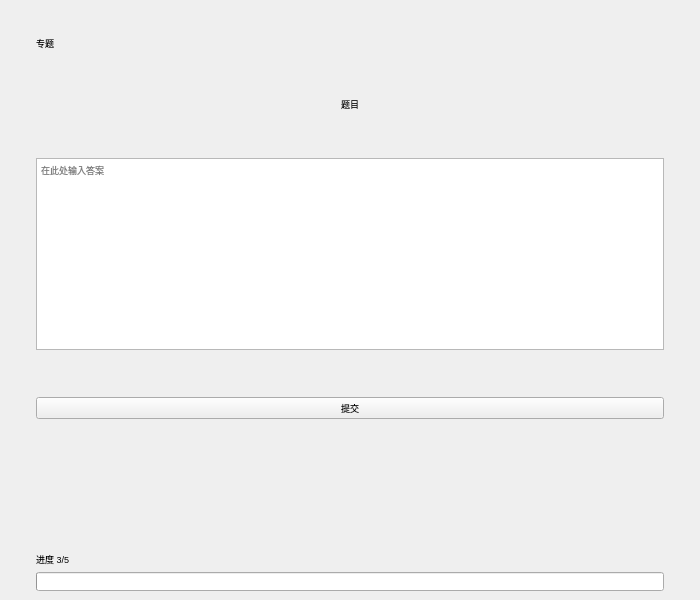
<?xml version="1.0" encoding="UTF-8"?>
<ui version="4.0">
 <class>PageTest</class>
 <widget class="QWidget" name="PageTest">
  <property name="geometry">
   <rect>
    <x>0</x>
    <y>0</y>
    <width>700</width>
    <height>600</height>
   </rect>
  </property>
  <property name="font">
   <font>
    <pointsize>7</pointsize>
   </font>
  </property>
  <property name="windowTitle">
   <string>Form</string>
  </property>
  <layout class="QVBoxLayout" name="verticalLayout">
   <property name="leftMargin">
    <number>36</number>
   </property>
   <property name="topMargin">
    <number>36</number>
   </property>
   <property name="rightMargin">
    <number>36</number>
   </property>
   <property name="bottomMargin">
    <number>9</number>
   </property>
   <item>
    <widget class="SubtitleLabel" name="titleLabel">
     <property name="text">
      <string>专题</string>
     </property>
    </widget>
   </item>
   <item>
    <spacer name="verticalSpacer_3">
     <property name="orientation">
      <enum>Qt::Vertical</enum>
     </property>
     <property name="sizeHint" stdset="0">
      <size>
       <width>20</width>
       <height>40</height>
      </size>
     </property>
    </spacer>
   </item>
   <item>
    <widget class="TitleLabel" name="questionLabel">
     <property name="text">
      <string>题目</string>
     </property>
     <property name="alignment">
      <set>Qt::AlignCenter</set>
     </property>
    </widget>
   </item>
   <item>
    <spacer name="verticalSpacer_4">
     <property name="orientation">
      <enum>Qt::Vertical</enum>
     </property>
     <property name="sizeHint" stdset="0">
      <size>
       <width>20</width>
       <height>40</height>
      </size>
     </property>
    </spacer>
   </item>
   <item>
    <widget class="TextEdit" name="answerEdit">
     <property name="sizePolicy">
      <sizepolicy hsizetype="Expanding" vsizetype="Expanding">
       <horstretch>0</horstretch>
       <verstretch>0</verstretch>
      </sizepolicy>
     </property>
     <property name="minimumSize">
      <size>
       <width>0</width>
       <height>100</height>
      </size>
     </property>
     <property name="maximumSize">
      <size>
       <width>16777215</width>
       <height>200</height>
      </size>
     </property>
     <property name="placeholderText">
      <string>在此处输入答案</string>
     </property>
    </widget>
   </item>
   <item>
    <spacer name="verticalSpacer_2">
     <property name="orientation">
      <enum>Qt::Vertical</enum>
     </property>
     <property name="sizeHint" stdset="0">
      <size>
       <width>20</width>
       <height>40</height>
      </size>
     </property>
    </spacer>
   </item>
   <item>
    <widget class="TransparentPushButton" name="enterButton">
     <property name="text">
      <string>提交</string>
     </property>
    </widget>
   </item>
   <item>
    <spacer name="verticalSpacer">
     <property name="orientation">
      <enum>Qt::Vertical</enum>
     </property>
     <property name="sizeHint" stdset="0">
      <size>
       <width>20</width>
       <height>40</height>
      </size>
     </property>
    </spacer>
   </item>
   <item>
    <widget class="BodyLabel" name="progressLabel">
     <property name="minimumSize">
      <size>
       <width>0</width>
       <height>100</height>
      </size>
     </property>
     <property name="maximumSize">
      <size>
       <width>16777215</width>
       <height>100</height>
      </size>
     </property>
     <property name="text">
      <string>进度 3/5</string>
     </property>
     <property name="alignment">
      <set>Qt::AlignBottom|Qt::AlignLeading|Qt::AlignLeft</set>
     </property>
    </widget>
   </item>
   <item>
    <widget class="ProgressBar" name="progressBar"/>
   </item>
  </layout>
 </widget>
 <customwidgets>
  <customwidget>
   <class>PushButton</class>
   <extends>QPushButton</extends>
   <header>qfluentwidgets</header>
  </customwidget>
  <customwidget>
   <class>TransparentPushButton</class>
   <extends>PushButton</extends>
   <header>qfluentwidgets</header>
  </customwidget>
  <customwidget>
   <class>BodyLabel</class>
   <extends>QLabel</extends>
   <header>qfluentwidgets</header>
  </customwidget>
  <customwidget>
   <class>SubtitleLabel</class>
   <extends>QLabel</extends>
   <header>qfluentwidgets</header>
  </customwidget>
  <customwidget>
   <class>TitleLabel</class>
   <extends>QLabel</extends>
   <header>qfluentwidgets</header>
  </customwidget>
  <customwidget>
   <class>ProgressBar</class>
   <extends>QProgressBar</extends>
   <header>qfluentwidgets</header>
  </customwidget>
  <customwidget>
   <class>TextEdit</class>
   <extends>QTextEdit</extends>
   <header>qfluentwidgets</header>
  </customwidget>
 </customwidgets>
 <resources/>
 <connections/>
</ui>
